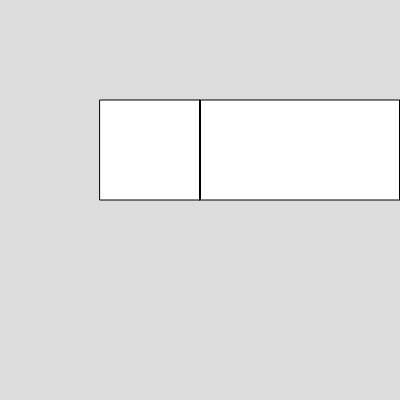
Frame 1 (no input)
Frame 60 (no input): identical to frame 1, image omitted
Frame 120 (the mouse pressed at the canvas centre since frame 60): identical to frame 1, image omitted

The p5.js sketch that drew this single still picture (run headless with seeded random() and noise() and a simulated clock; from frame 60 on, the mouse is pressed at the canvas centre):

// p5.js sketch
// ── sketch.js
function setup() {
  createCanvas(400, 400);
}

function draw() {
  background(220);
  rect(100,100,100,100);
  
  push();
  scale(2,1);
  // scale(-1,1);
  rect(100,100,100,100);
   // rect(-100,100,100,100);
  pop();
}
